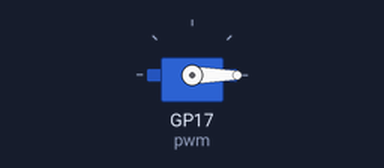
This program was run on a simulated Raspberry Pi Pico running CircuitPython. Parts: servo. At 3.0 s the program ends and the board releases its pins; the recording ends there.

Above: at 0.1 s.
At 1.1 s:
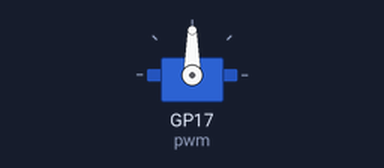
At 2.1 s:
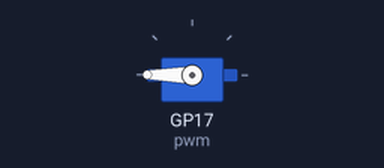
Timing chart, 0 to 3.0 s (numbered marks = the images above):
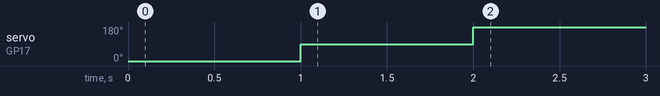

The program:

codeServo.py
```python
import time
import board
import pwmio
from adafruit_motor import servo

# create a PWMOut object on Pin GP17.
pwm = pwmio.PWMOut(board.GP17, duty_cycle=2 ** 15, frequency=50)

# Create a servo object, my_servo.
my_servo = servo.Servo(pwm)

# Move to 0, 90 and 180 degrees
for angle in [0,90,180]:
    my_servo.angle = angle
    time.sleep(1.0)
```

Measured:
- by itself, servo on GP17 (pwm): 0° → 90° at 1.0 s, → 180° 1.0 s later
